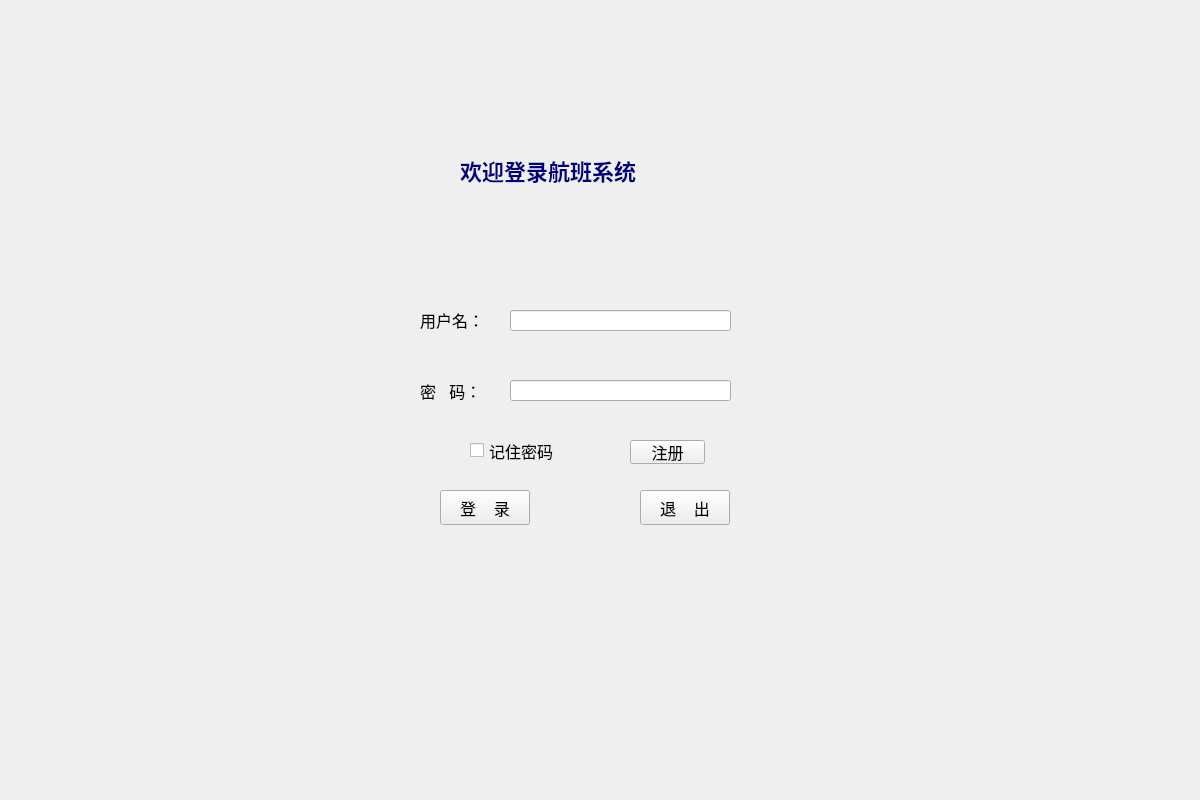
<?xml version="1.0" encoding="UTF-8"?>
<ui version="4.0">
 <class>Frm_Login</class>
 <widget class="QWidget" name="Frm_Login">
  <property name="geometry">
   <rect>
    <x>0</x>
    <y>0</y>
    <width>1200</width>
    <height>800</height>
   </rect>
  </property>
  <property name="minimumSize">
   <size>
    <width>1200</width>
    <height>800</height>
   </size>
  </property>
  <property name="maximumSize">
   <size>
    <width>1200</width>
    <height>800</height>
   </size>
  </property>
  <property name="windowTitle">
   <string>Frm_Login</string>
  </property>
  <property name="styleSheet">
   <string notr="true"/>
  </property>
  <widget class="QPushButton" name="btn_Login">
   <property name="geometry">
    <rect>
     <x>440</x>
     <y>490</y>
     <width>90</width>
     <height>35</height>
    </rect>
   </property>
   <property name="font">
    <font>
     <pointsize>12</pointsize>
    </font>
   </property>
   <property name="text">
    <string>登    录</string>
   </property>
  </widget>
  <widget class="QPushButton" name="btn_Exit">
   <property name="geometry">
    <rect>
     <x>640</x>
     <y>490</y>
     <width>90</width>
     <height>35</height>
    </rect>
   </property>
   <property name="font">
    <font>
     <pointsize>12</pointsize>
    </font>
   </property>
   <property name="text">
    <string>退    出</string>
   </property>
  </widget>
  <widget class="QLabel" name="lbl_user">
   <property name="geometry">
    <rect>
     <x>420</x>
     <y>300</y>
     <width>81</width>
     <height>41</height>
    </rect>
   </property>
   <property name="font">
    <font>
     <pointsize>12</pointsize>
    </font>
   </property>
   <property name="text">
    <string>&lt;html&gt;&lt;head/&gt;&lt;body&gt;&lt;p&gt;用户名：&lt;/p&gt;&lt;/body&gt;&lt;/html&gt;</string>
   </property>
  </widget>
  <widget class="QLineEdit" name="txt_user">
   <property name="geometry">
    <rect>
     <x>510</x>
     <y>310</y>
     <width>221</width>
     <height>21</height>
    </rect>
   </property>
  </widget>
  <widget class="QLineEdit" name="txt_pwd">
   <property name="geometry">
    <rect>
     <x>510</x>
     <y>380</y>
     <width>221</width>
     <height>21</height>
    </rect>
   </property>
   <property name="echoMode">
    <enum>QLineEdit::EchoMode::Password</enum>
   </property>
  </widget>
  <widget class="QPushButton" name="btn_register">
   <property name="geometry">
    <rect>
     <x>630</x>
     <y>440</y>
     <width>75</width>
     <height>24</height>
    </rect>
   </property>
   <property name="font">
    <font>
     <pointsize>12</pointsize>
    </font>
   </property>
   <property name="text">
    <string>注册</string>
   </property>
  </widget>
  <widget class="QCheckBox" name="chk_remb_pwd">
   <property name="geometry">
    <rect>
     <x>470</x>
     <y>430</y>
     <width>121</width>
     <height>41</height>
    </rect>
   </property>
   <property name="font">
    <font>
     <pointsize>12</pointsize>
    </font>
   </property>
   <property name="text">
    <string>记住密码</string>
   </property>
  </widget>
  <widget class="QLabel" name="label">
   <property name="geometry">
    <rect>
     <x>460</x>
     <y>140</y>
     <width>321</width>
     <height>61</height>
    </rect>
   </property>
   <property name="font">
    <font>
     <family>楷体</family>
     <pointsize>30</pointsize>
     <italic>false</italic>
     <bold>false</bold>
    </font>
   </property>
   <property name="styleSheet">
    <string notr="true">font-family: Arial;
font-size: 22px;
font-weight: bold;
color: rgb(0, 0, 127);
font: 30pt &quot;楷体&quot;;</string>
   </property>
   <property name="text">
    <string>欢迎登录航班系统</string>
   </property>
  </widget>
  <widget class="QLabel" name="lbl_pwd">
   <property name="geometry">
    <rect>
     <x>420</x>
     <y>370</y>
     <width>81</width>
     <height>41</height>
    </rect>
   </property>
   <property name="font">
    <font>
     <pointsize>12</pointsize>
    </font>
   </property>
   <property name="text">
    <string>密   码：</string>
   </property>
  </widget>
 </widget>
 <resources/>
 <connections/>
</ui>
